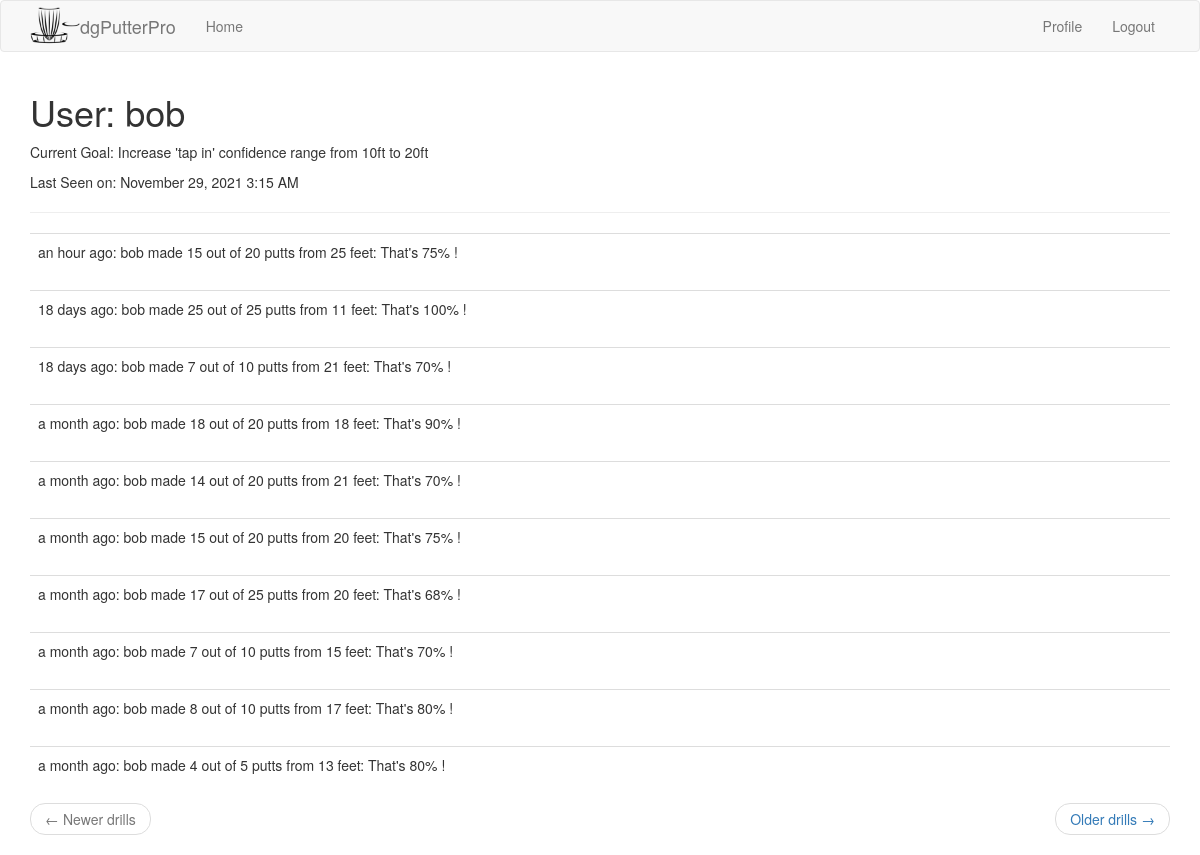
The page /user/bob (signed in) on the database its author committed.
### app/models.py (models this page shows, shortened)
class User(UserMixin, db.Model):
    id = db.Column(db.Integer, primary_key=True)
    username = db.Column(db.String(64), index=True, unique=True)
    email = db.Column(db.String(120), index=True, unique=True)
    password_hash = db.Column(db.String(128))
    drills = db.relationship('Drill', backref='user', lazy='dynamic')
    current_goal = db.Column(db.String(140))
    last_seen = db.Column(db.DateTime, default=datetime.utcnow)

class Drill(db.Model):
    id = db.Column(db.Integer, primary_key=True)
    user_id = db.Column(db.Integer, db.ForeignKey('user.id'))
    timestamp = db.Column(db.DateTime, index=True, default=datetime.utcnow)
    putt_distance = db.Column(db.Integer)
    number_attempts = db.Column(db.Integer)
    number_putts_made = db.Column(db.Integer)
    CheckConstraint(number_putts_made <= number_attempts)

### app/main/routes.py (the view)
@bp.route('/user/<username>')
@login_required
def user(username):
    user = User.query.filter_by(username=username).first_or_404()
    page = request.args.get('page', 1, type=int)
    drills = user.drills.order_by(Drill.timestamp.desc()).paginate(page, current_app.config['DRILLS_PER_PAGE'], False)
    next_url = url_for('main.user', username=user.username, page=drills.next_num) \
        if drills.has_next else None
    prev_url = url_for('main.user', username=user.username, page=drills.prev_num) \
        if drills.has_prev else None
    return render_template('user.html', user=user, drills=drills.items, next_url=next_url, prev_url=prev_url)

### app/main/routes.py (called while the page is built)
@bp.before_app_request
def before_request():
    if current_user.is_authenticated:
        current_user.last_seen = datetime.utcnow()
        db.session.commit()

### app/models.py (called while the page is built)
@login.user_loader
def load_user(id):
    return User.query.get(int(id))

### app/templates/user.html (shortened to what this page needs)
{% extends "base.html" %}
{% block app_content %}
    <h1>User: {{ user.username }}</h1>
    {% if user.current_goal %}<p>Current Goal: {{ user.current_goal }}</p>{% endif %}
    {% if user.last_seen %}
        <p>Last Seen on: {{ moment(user.last_seen).format('LLL') }}</p>
    {% endif %}
    <hr>
    {% for drill in drills %}
        {% include '_drill.html' %}
    {% endfor %}
    <nav aria-label="...">
        <ul class="pager">
            <li class="previous{% if not prev_url %} disabled{% endif %}">
                <a href="{{ prev_url or '#' }}">
                    <span aria-hidden="true">&larr;</span> Newer drills
                </a>
            </li>
            <li class="next{% if not next_url %} disabled{% endif %}">
                <a href="{{ next_url or '#' }}">
                    Older drills <span aria-hidden="true">&rarr;</span>
                </a>
            </li>
        </ul>
    </nav>
{% endblock %}

### app/templates/_drill.html
<table class="table table-hover">
    <tr valign="top">
        <td>
            {{ moment(drill.timestamp).fromNow() }}: {{ drill.user.username }} made {{ drill.number_putts_made }}
            out of {{ drill.number_attempts }} putts
            from {{ drill.putt_distance }} feet:
            That's {{ (drill.number_putts_made / drill.number_attempts * 100) |round|int}}% !
        </td>
    </tr>
</table>

### rows shown on the page
User: username "bob", current_goal "Increase 'tap in' confidence range from 10ft to 20ft", last_seen "November 29, 2021 3:15 AM"
Drill: timestamp "an hour ago", user.username "bob", number_putts_made "15", number_attempts "20", putt_distance "25", number_putts_made+number_attempts "75"
Drill: timestamp "18 days ago", user.username "bob", number_putts_made "25", number_attempts "25", putt_distance "11", number_putts_made+number_attempts "100"
Drill: timestamp "18 days ago", user.username "bob", number_putts_made "7", number_attempts "10", putt_distance "21", number_putts_made+number_attempts "70"
Drill: timestamp "a month ago", user.username "bob", number_putts_made "18", number_attempts "20", putt_distance "18", number_putts_made+number_attempts "90"
Drill: timestamp "a month ago", user.username "bob", number_putts_made "14", number_attempts "20", putt_distance "21", number_putts_made+number_attempts "70"
Drill: timestamp "a month ago", user.username "bob", number_putts_made "15", number_attempts "20", putt_distance "20", number_putts_made+number_attempts "75"
Drill: timestamp "a month ago", user.username "bob", number_putts_made "17", number_attempts "25", putt_distance "20", number_putts_made+number_attempts "68"
Drill: timestamp "a month ago", user.username "bob", number_putts_made "7", number_attempts "10", putt_distance "15", number_putts_made+number_attempts "70"
Drill: timestamp "a month ago", user.username "bob", number_putts_made "8", number_attempts "10", putt_distance "17", number_putts_made+number_attempts "80"
Drill: timestamp "a month ago", user.username "bob", number_putts_made "4", number_attempts "5", putt_distance "13", number_putts_made+number_attempts "80"
